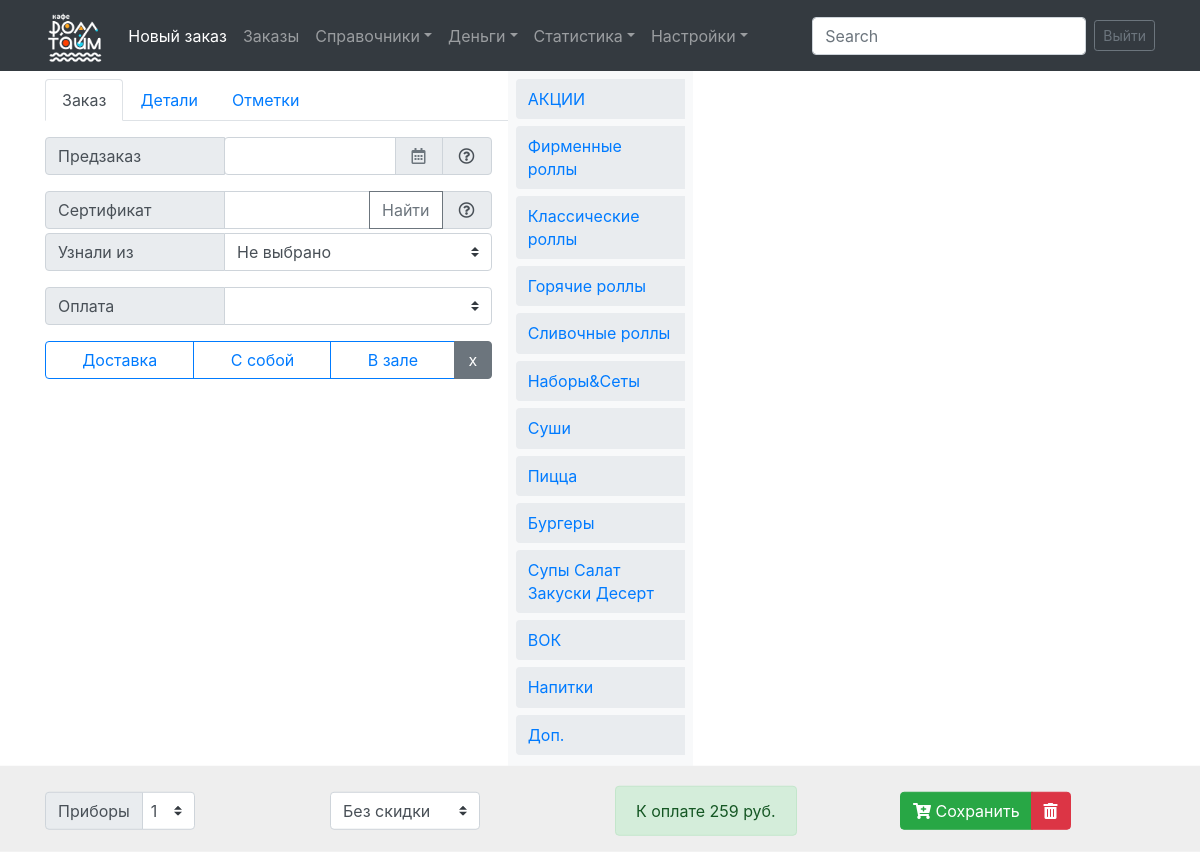
The app's page /new_order/ with its own data.
### new_order/models.py (models this page shows, shortened)
class Category(models.Model):
    category_id = models.AutoField(verbose_name='Номер категории', primary_key=True)
    category_name = models.CharField(verbose_name='Категория', max_length=100)
    category_show = models.BooleanField('Видимость', default=True)

### new_order/views.py (the view)
# urls.py: path('new_order/', include('new_order.urls'))
def new_order(request):
    category_list = Category.objects.all()
    item_list = Item.objects.all()
    if request.method == 'POST':
        print('post')
        form = NewOrderForm(request.POST, auto_id=False)
        if form.is_valid():
            add_order_in_db(form.cleaned_data)
            print('valid')
        else:
            print('not valid')
            print('clean:', form.cleaned_data)
            print('post:', request.POST)
    else:
        print('get')
        form = NewOrderForm(auto_id=False)
    context = {'category_list': category_list,
               'item_list': item_list,
               'form': form}
    return render(request, 'new_order/new_order.html', context)

### new_order/forms.py
class NewOrderForm(ModelForm):
    class Meta:
        attrs_form_190 = {'class': 'form-control',
                          'style': 'min-width: 190px;'}
        attrs_form_75 = {'class': 'form-control',
                         'style': 'max-width: 75px;'}
        model = Order
        fields = '__all__'
        labels = ''  # {'order_client_phone': ''}
        widgets = {'order_client_phone': TextInput(attrs=attrs_form_190),
                   'order_client_name': TextInput(attrs=attrs_form_190),
                   'order_delivery_street': TextInput(attrs=attrs_form_190),
                   'order_delivery_house': TextInput(attrs=attrs_form_75),
                   'order_delivery_entrance': TextInput(attrs=attrs_form_75),
                   'order_delivery_floor': TextInput(attrs=attrs_form_75),
                   'order_delivery_flat': TextInput(attrs=attrs_form_75),
                   'order_comment': TextInput(attrs=attrs_form_190),
                   'order_comment': Textarea(attrs={'rows': 3,
                                                    'class': 'form-control'})}

### templates/new_order/new_order.html (shortened to what this page needs)
<!DOCTYPE html>
{% load static %}
<html lang="ru">
<head>
    <link rel="stylesheet" href='{% static "css/bootstrap.min.css" %}'
>
    <link href='{% static "css/all.min.css" %}' rel="stylesheet">
    <link href='{% static "/css/datepicker.min.css" %}' rel="stylesheet" type="text/css">
    <link rel="stylesheet" href='{% static "css/style.css" %}'>
</head>
<body>
<nav class="navbar sticky-top navbar-expand-xl navbar-dark bg-dark">
    <div class="container-xl">
        <a class="navbar-brand pb-sm-0" href="/new_order/">
            <img src='{% static "images/logo.png" %}' height="50" alt="Логотип РоллТайм" loading="lazy">
        </a>
        <div class="collapse navbar-collapse" id="navbarsExample04">
            <ul class="navbar-nav mr-auto">
                <li class="nav-item active">
                    <a class="nav-link" href="/new_order/">Новый заказ<span class="sr-only">(current)</span></a>
                </li>
                <li class="nav-item">
                    <a class="nav-link" href="#">Заказы</a>
                </li>
                <li class="nav-item dropdown">
                    <a class="nav-link dropdown-toggle" href="#" id="dropdown04" data-toggle="dropdown"
                       aria-haspopup="true" aria-expanded="false">Справочники</a>
                </li>
                <li class="nav-item dropdown">
                    <a class="nav-link dropdown-toggle" href="#" id="dropdown06" data-toggle="dropdown"
                       aria-haspopup="true" aria-expanded="false">Деньги</a>
                </li>
                <li class="nav-item dropdown">
                    <a class="nav-link dropdown-toggle" href="#" id="dropdown07" data-toggle="dropdown"
                       aria-haspopup="true" aria-expanded="false">Статистика</a>
                </li>
                <li class="nav-item dropdown">
                    <a class="nav-link dropdown-toggle" href="#" id="dropdown08" data-toggle="dropdown"
                       aria-haspopup="true" aria-expanded="false">Настройки</a>
                </li>
            </ul>
            <form class="form-inline my-2 my-md-0">
                <input class="form-control" type="text" placeholder="Search">
            </form>
            <form class="form-inline ml-sm-2">
                <button class="btn btn-sm btn-outline-secondary" type="button">Выйти</button>
            </form>
        </div>
    </div>
</nav>
<form method="post">
    <div class="container-xl">
        <div class="row  no-gutters">
            <div class="col-5 col-md-5">
                <ul class="nav nav-tabs mt-2" id="new-order-tabs">
                    <li class="nav-item">
                        <a class="nav-link active" data-toggle="tab" href="#order">Заказ</a>
                    </li>
                    <li class="nav-item">
                        <a class="nav-link" data-toggle="tab" href="#details">Детали</a>
                    </li>
                    <li class="nav-item">
                        <a class="nav-link" data-toggle="tab" href="#advanced">Отметки</a>
                    </li>
                </ul>
                <div class="tab-content mt-3">
                    <div class="tab-pane mr-3 fade active show" id="advanced">
                        <div class="input-group mb-3 ">
                            <div class="input-group-prepend">
                            <span class="input-group-text" id="inputGroupFileAddon01"
                                  style="width:180px">Предзаказ</span>
                            </div>
                            <div class="custom-file custom-calendar" style="min-width:190px">
                                <input type="text" class="form-control datepicker-here" data-timepicker="true"
                                       data-min-hours="10" data-clear-button="true" data-auto-close="true"
                                       data-minutes-step="5" data-toggle-selected="false" id="data-timepicker">
                                <label class="input-group-text" for="data-timepicker"></label>
                            </div>
                            <div class="input-group-append">
                            <span class="input-group-text"><i
                                    class="far fa-question-circle ml-1 mr-1" data-toggle="tooltip" title="Позволяет создавать заказ на определенную дату.
Предзаказ отображается как обычный заказ на дату предзаказа."></i></span>
                            </div>
                        </div>
                        <div class="input-group mb-1">
                            <div class="input-group-prepend">
                                <span class="input-group-text" style="width:180px">Сертификат</span>
                            </div>
                            <input type="text" class="form-control">
                            <div class="input-group-append">
                                <button class="btn btn-outline-secondary" type="button" id="inputGroupFileAddon04">Найти
                                </button>
                                <span class="input-group-text"><i class="far fa-question-circle ml-1 mr-1"
                                                                  data-toggle="tooltip"
                                                                  title="С помощью сертификата можно
                        добавлять в заказ подарки или товары с заданной ценой. Сертификаты создаются
                        в соответствующем справочнике."></i></span>
                            </div>
                        </div>
                        <div class="input-group mb-3">
                            <div class="input-group-prepend">
                                <label class="input-group-text" for="inputGroupSelect02" style="width:180px">Узнали
                                    из</label>
                            </div>
                            <select class="custom-select" id="inputGroupSelect02" style="min-width:190px">
                                <option selected>Не выбрано</option>
                            </select>
                        </div>
                        <div class="input-group mb-3">
                            <div class="input-group-prepend">
                                <label class="input-group-text" for="inputGroupSelect03"
                                       style="width:180px">Оплата</label>
                            </div>
                            <select class="custom-select" id="inputGroupSelect03" style="min-width:190px">
                                <option selected></option>
                                <option value="1">Нал.</option>
                            </select>
                        </div>
                        <div class="btn-group btn-group-toggle btn-block" data-toggle="buttons">
                            <label class="btn btn-outline-primary">
                                <input type="radio" name="options" id="option1"> Доставка
                            </label>
                            <label class="btn btn-outline-primary">
                                <input type="radio" name="options" id="option2"> С собой
                            </label>
                            <label class="btn btn-outline-primary">
                                <input type="radio" name="options" id="option3"> В зале
                            </label>
                            <label class="btn btn-outline-secondary col-1 active">
                                <input type="radio" name="options" id="option4" checked> х
                            </label>
                        </div>
                    </div>
                </div>
            </div>
            <div class="col-2 col-md-2 bg-light custom-nav overflow-auto">
                <ul class="nav nav-tabs mt-2 mb-1 flex-column">
                    {% for category in category_list %}
                    {% if category.category_show %}
                    <li class="nav-item"><a class="nav-link" data-toggle="tab" href="#id_{{ category.category_id}}">
                        {{ category.category_name }}</a></li>
                    {% endif %}
                    {% endfor %}
                </ul>
            </div>
            <div class="col-5 coll-md-5 overflow-auto">
            </div>
        </div>
    </div>
<footer class="footer">
    <div class="container-xl">
        <div class="row  align-items-center pt-3 pb-3">
            <div class="col mt-1">
                <div class="input-group" style="width:150px">
                    <div class="input-group-prepend">
                        <label class="input-group-text" for="inputGroupSelect06">Приборы</label>
                    </div>
                    <select class="custom-select" id="inputGroupSelect06" style="padding-left:.5rem">
                        <option value="1" selected>1</option>
                    </select>
                </div>
            </div>
            <div class="col mt-1">
               <div class="input-group" style="width:150px">
                    <select class="custom-select" id="inputGroupSelect05">
                        <option value="1" selected>Без скидки</option>
                    </select>
                </div>
            </div>
            <div class="col mt-1">
                <div class="input-group" style="min-width:175px">
                    <span class="alert alert-success mb-0">К оплате 259 руб.</span>
                </div>
            </div>
            <div class="col mt-1">
                <div class="input-group" style="min-width:170px">
                    <div class="input-group-prepend">
                        <button class="btn btn-success" type="submit"><i class="fas fa-cart-plus"></i> Сохранить
                        </button>
                    </div>
                    <div class="input-group-append" id="button-addon4">
                        <button class="btn btn-danger" type="button"><i class="fas fa-trash-alt"></i></button>
                    </div>
                </div>
            </div>
        </div>
    </div>
</footer>
</form>
</body>
</html>

### static/css/style.css (style rules this page uses)
.custom-calendar input { border-top-right-radius: 0; border-bottom-right-radius: 0; }
.custom-calendar label { padding: 0; margin-left: -1px; border-radius: 0; }
.custom-calendar label::after { font-family: "Font Awesome 5 Free"; content: "\f073" !important; padding-left: 1rem !important; padding-right: 1rem !important; color: #6c757d; //border: 1px solid #6c757d; text-align: center; vertical-align: middle; padding: .375rem .75rem; }
.footer { position: sticky; bottom: 0; width: 100%; z-index: 1020; background-color: #eeeeee; }
.custom-nav .nav-tabs { border-bottom: 0; }
.custom-nav .nav-link { margin: 0 .5rem .5rem .5rem; background-color: #e9ecef; padding: .5rem .7rem; border-top-left-radius: .25rem; border-bottom-left-radius: .25rem; border-top-right-radius: 0; line-height: 1.4; }

### records on screen
Category: category_name "АКЦИИ"
Category: category_name "Фирменные роллы"
Category: category_name "Классические роллы"
Category: category_name "Горячие роллы"
Category: category_name "Сливочные роллы"
Category: category_name "Наборы&Сеты"
Category: category_name "Суши"
Category: category_name "Пицца"
Category: category_name "Бургеры"
Category: category_name "Супы Салат Закуски Десерт"
Category: category_name "ВОК"
Category: category_name "Напитки"
Category: category_name "Доп."
